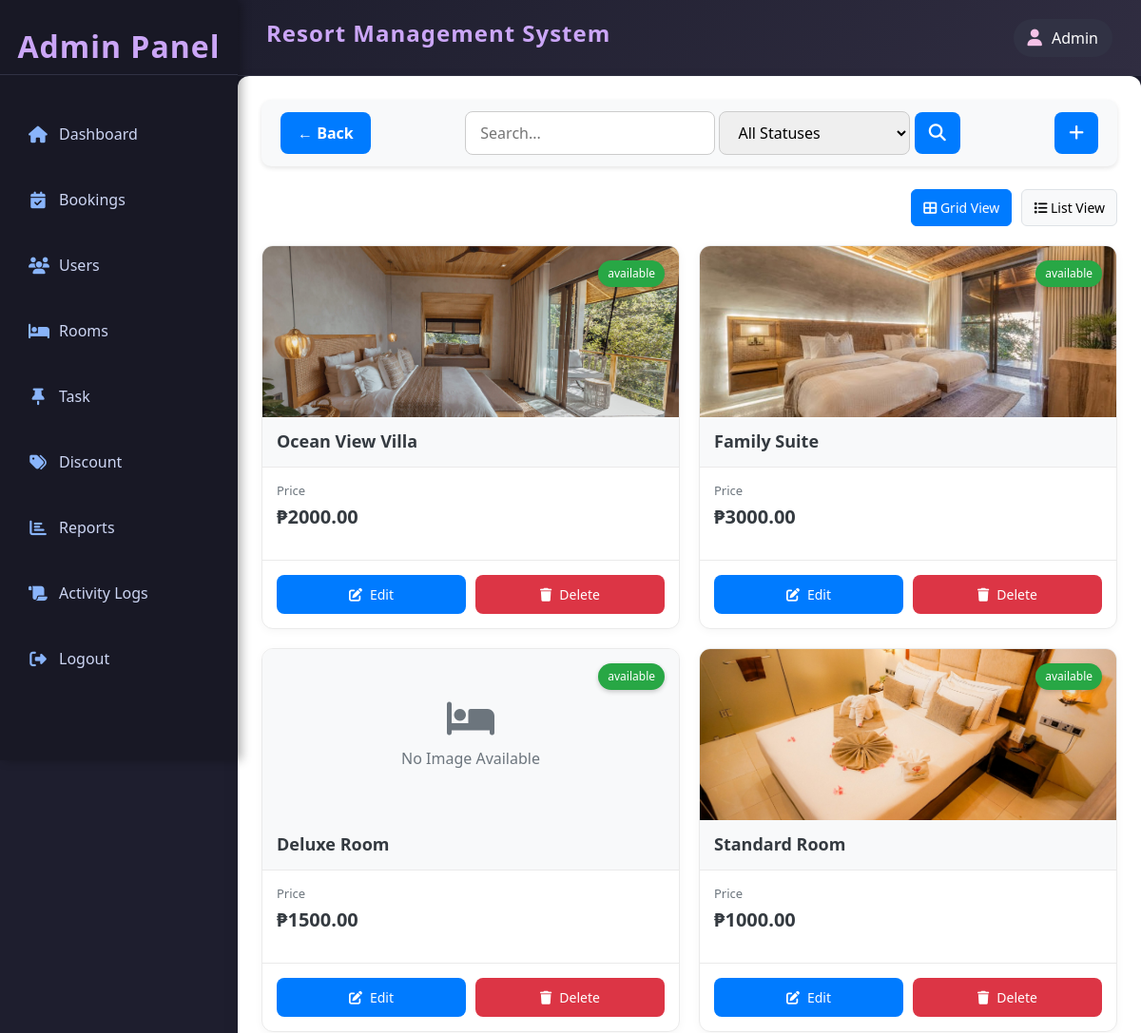
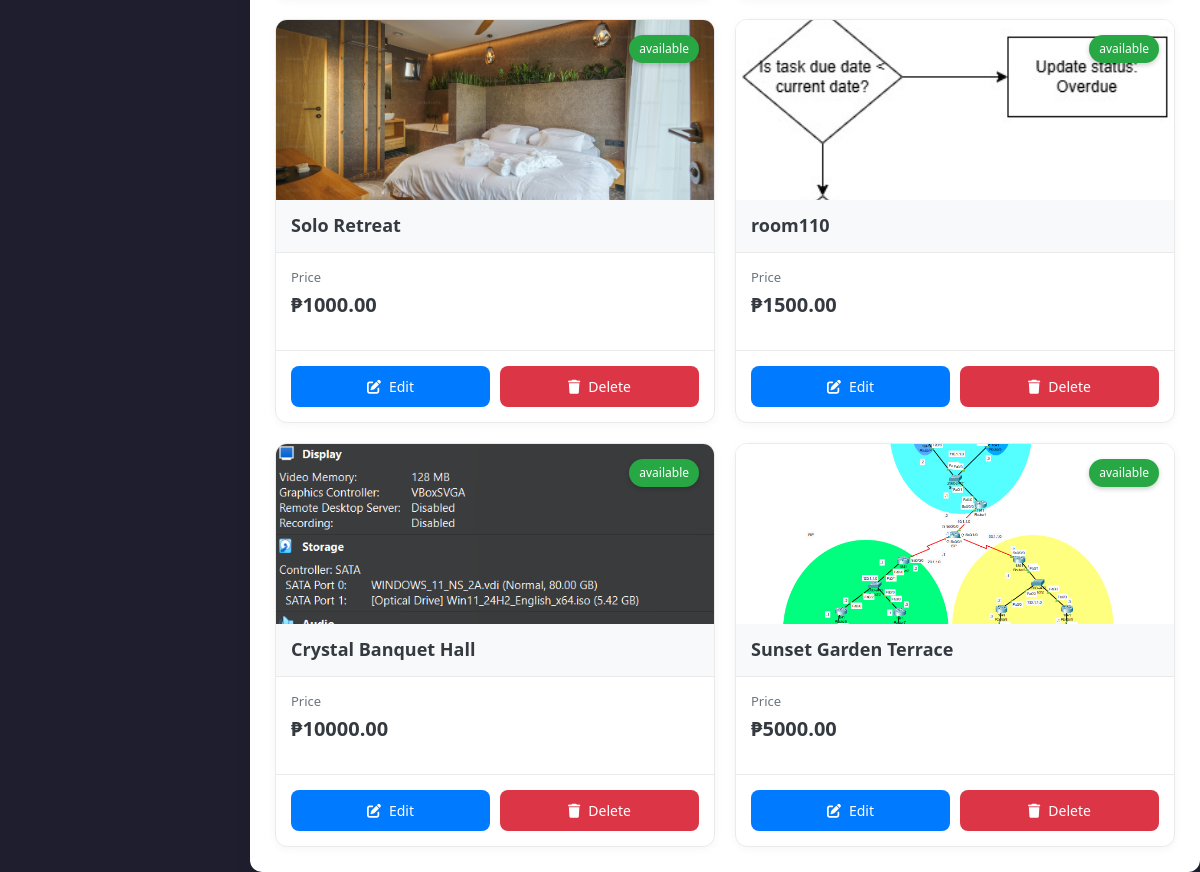
Screenshot of /admin/rooms/index.php (signed in) with the database file from the repository (2 pictures, top to bottom).
### tables this page shows
CREATE TABLE IF NOT EXISTS `room` (
  `room_id` int(11) NOT NULL AUTO_INCREMENT,
  `room_code` varchar(50) NOT NULL,
  `room_type` enum('standard','single_room','deluxe','family_room','studio_room','suite','banquet_hall','garden_venue') NOT NULL,
  `room_status` enum('available','booked','under maintenance') NOT NULL,
  `description` text NOT NULL,
  `price` decimal(10,2) NOT NULL,
  `created_at` timestamp NOT NULL DEFAULT current_timestamp(),
  `updated_at` timestamp NOT NULL DEFAULT current_timestamp(),
  PRIMARY KEY (`room_id`),
  UNIQUE KEY `room_ code` (`room_code`)
);

CREATE TABLE IF NOT EXISTS `room_gallery` (
  `room_id` int(11) NOT NULL,
  `room_img` varchar(255) NOT NULL,
  `created_at` timestamp NOT NULL DEFAULT current_timestamp(),
  UNIQUE KEY `room_img` (`room_img`),
  KEY `galley_room_fk` (`room_id`)
);

### admin/rooms/index.php (the view, shortened to what this page needs)
<?php
include('../../resources/database/config.php');
include ('../includes/template.php');
?>
<div class="content" style="color:black;">
    <?php
    include ('filter.php'); ?>
    <div class="view-toggle">
        <button class="toggle-btn active" onclick="toggleView('grid')" id="gridBtn">
            <i class="fas fa-th-large"></i> Grid View
        </button>
        <button class="toggle-btn" onclick="toggleView('list')" id="listBtn">
            <i class="fas fa-list"></i> List View
        </button>
    </div>
    <div class="room-card-container" id="gridView">
        <?php
        mysqli_data_seek($result, 0);
        while($row=mysqli_fetch_assoc($result)){
            $statusClass = strtolower($row['room_status']);
            $rimg="SELECT * FROM room_gallery WHERE room_id={$row['room_id']} LIMIT 1";
            $rimg_result=mysqli_query($conn,$rimg);
            $rimg_row=mysqli_fetch_assoc($rimg_result);
            if($row['discounted_price'] > 0) {
                $priceDisplay = "₱{$row['discounted_price']}";
                $discountDisplay = "<span class='discount'>{$row['discount_percentage']}% Off</span>";
            } else {
                $priceDisplay = "₱{$row['price']}";
                $discountDisplay = "";
            }
            $roomImage = "../../resources/assets/room_images/{$rimg_row['room_img']}";
            $defaultImage = "../../assets/images/room-placeholder.jpg";
            $imagePath = file_exists($roomImage) ? $roomImage : $defaultImage;
            $hasImage = file_exists($roomImage) || file_exists($defaultImage);
        ?>
        <div class="room-card <?php echo $statusClass; ?>">
            <div class="room-image">
                <?php if($hasImage): ?>
                    <img src="<?php echo $imagePath; ?>" alt="<?php echo $row['room_code']; ?>">
                <?php else: ?>
                    <div class="no-image">
                        <div class="text-center">
                            <i class="fas fa-bed"></i><br>
                            No Image Available
                        </div>
                    </div>
                <?php endif; ?>
                <div class="status-indicator"><?php echo $row['room_status']; ?></div>
            </div>
            <div class="room-header">
                <h3 class="room-code"><?php echo $row['room_code']; ?></h3>
            </div>
            <div class="room-content">
                <div class="price-container">
                    <div class="price-label">Price</div>
                    <div class="price"><?php echo $priceDisplay; ?> <?php echo $discountDisplay; ?></div>
                </div>
            </div>
            <div class="room-actions">
                <a href='edit.php?id=<?php echo $row['room_id']; ?>' class='btn btn-primary'>
                    <i class='fas fa-edit'></i> Edit
                </a>
                <a href='delete.php?id=<?php echo $row['room_id']; ?>&index_click=true' class='btn btn-danger'>
                    <i class='fas fa-trash'></i> Delete
                </a>
            </div>
        </div>
        <?php } ?>
    </div>
</div>

### admin/includes/template.php (style rules this page uses)
body { display: grid; grid-template-columns: 250px 100px 100px auto; grid-template-rows: 80px 100px auto 100px; height: 100vh; margin: 0; font-family: 'Segoe UI', Tahoma, Geneva, Verdana, sans-serif; background: #1E1E2E; color: #E0E0E0; }
.content { grid-column: 2 / 5; grid-row: 2 / 5; width: 100%; padding: 20px; background: #1E1E2E; box-shadow: inset 0 5px 15px rgba(0, 0, 0, 0.1); color: black; }

### admin/rooms/index.php (style rules this page uses)
.content { width: 100%; padding: 25px; background: white; border-radius: 12px; box-shadow: 0 6px 18px rgba(0, 0, 0, 0.08); }
.room-card-container { display: grid; grid-template-columns: repeat(auto-fill, minmax(320px, 1fr)); gap: 20px; margin-top: 20px; }
.room-card { background: #fff; border-radius: 12px; overflow: hidden; transition: all 0.3s ease; border: 1px solid #eaeaea; box-shadow: 0 2px 10px rgba(0, 0, 0, 0.04); position: relative; display: flex; flex-direction: column; height: 100%; }
.room-image { position: relative; width: 100%; height: 180px; overflow: hidden; background-color: #f8f9fa; }
.room-image img { width: 100%; height: 100%; object-fit: cover; transition: transform 0.5s ease; }
.no-image { display: flex; align-items: center; justify-content: center; height: 100%; color: #6c757d; font-size: 16px; }
.no-image i { font-size: 40px; margin-bottom: 10px; }
.status-indicator { position: absolute; top: 15px; right: 15px; padding: 5px 10px; border-radius: 20px; font-size: 12px; font-weight: 500; z-index: 2; box-shadow: 0 2px 5px rgba(0,0,0,0.2); }
.available .status-indicator { background: #28a745; color: white; }
.room-header { background: #f8f9fa; padding: 15px; border-bottom: 1px solid #eaeaea; }
.room-code { font-size: 18px; font-weight: 700; color: #343a40; margin: 0; }
.room-content { padding: 15px; flex-grow: 1; }
.price-container { margin-bottom: 15px; }
.price-label { font-size: 13px; color: #6c757d; margin-bottom: 3px; }
.price { font-size: 20px; font-weight: 700; color: #343a40; }
.room-actions { display: flex; gap: 10px; padding: 15px; border-top: 1px solid #eaeaea; margin-top: auto; }
.btn { flex: 1; display: inline-flex; align-items: center; justify-content: center; padding: 10px; border-radius: 8px; font-weight: 500; text-decoration: none; transition: all 0.2s ease; font-size: 14px; border: none; cursor: pointer; }
.btn i { margin-right: 8px; }
.btn-primary { background: #007bff; color: white; }
.btn-danger { background: #dc3545; color: white; }
.view-toggle { display: flex; justify-content: flex-end; margin-bottom: 15px; }
.toggle-btn { padding: 8px 12px; border-radius: 6px; background: #f8f9fa; border: 1px solid #dee2e6; cursor: pointer; font-size: 14px; transition: all 0.2s ease; margin-left: 10px; }
.toggle-btn:hover, .toggle-btn.active { background: #007bff; color: white; border-color: #007bff; }

### rows the page displays
room: room_gallery.room_img (picture), room_status "available", room_code "Ocean View Villa", price "₱2000.00"
room: room_gallery.room_img (picture), room_status "available", room_code "Family Suite", price "₱3000.00"
room: shows "No Image Available", room_status "available", room_code "Deluxe Room", price "₱1500.00"
room: room_gallery.room_img (picture), room_status "available", room_code "Standard Room", price "₱1000.00"
room: room_gallery.room_img (picture), room_status "available", room_code "Solo Retreat", price "₱1000.00"
room: room_gallery.room_img (picture), room_status "available", room_code "room110", price "₱1500.00"
room: room_gallery.room_img (picture), room_status "available", room_code "Crystal Banquet Hall", price "₱10000.00"
room: room_gallery.room_img (picture), room_status "available", room_code "Sunset Garden Terrace", price "₱5000.00"
